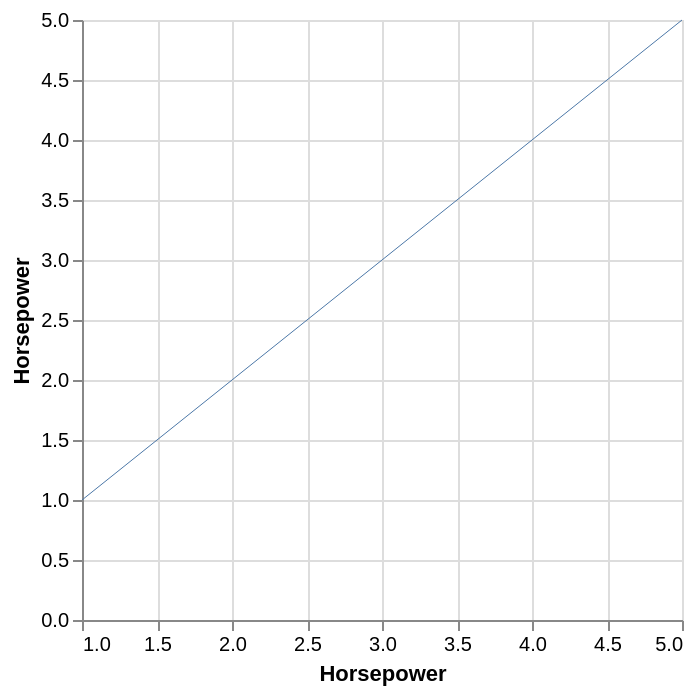

The Vega-Lite source for this figure:
### Vega-Lite specification from a JSON file in a GitHub repository (floating-point values rounded to 4 significant figures)
{"$schema": "https://vega.github.io/schema/vega-lite/v5.json", "data": {"values": [{"Horsepower": 1, "Weight_in_lbs": 19}, {"Horsepower": 5, "Weight_in_lbs": 21}, {"Horsepower": 2, "Weight_in_lbs": 58}, {"Horsepower": 3, "Weight_in_lbs": 12}, {"Horsepower": 4, "Weight_in_lbs": 13}]}, "encoding": {"order": {"field": "Horsepower", "type": "ordinal"}, "x": {"field": "Horsepower", "sort": "ascending", "type": "quantitative"}, "y": {"field": "Horsepower", "type": "quantitative"}}, "height": 300, "mark": {"strokeWidth": 0.5, "type": "line"}}
